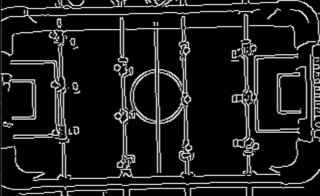
#> input picture vision/Images/TemplateNewCropped360x240.jpg, 320 x 196 px, found by its file name
$ python TableDetection.py --video Images/TemplateNewCropped360x240.jpg
#> lines starting #> are read from the running program, lines starting #| are printed output that depends on the picture
from collections import deque
import numpy as np
import cv2
import imutils
import time
from imutils.video import VideoStream
import argparse

# Initialize the list of argument parsers
ap = argparse.ArgumentParser()
ap.add_argument("-v", "--video", help="path to the (optional) video file")
ap.add_argument("-b", "--buffer", type=int, default=64, help="max buffer size")
args = vars(ap.parse_args())

# Define the lower and upper boundaries of the "green" ball in the HSV color space
greenLower = (29, 86, 6)
greenUpper = (64, 255, 255)
pts = deque(maxlen=args["buffer"])

# Attempt to grab the specific tracker using OpenCV's newer syntax
def create_tracker_by_name(tracker_type):
    if tracker_type == 'KCF':
        tracker = cv2.TrackerKCF_create()
    # You can add more trackers here
    else:
        tracker = None
    return tracker

# Load the template for edge detection (adjust the path as needed)
temp_edges = cv2.imread("/Users/arneshsaha/Desktop/FoozBot/vision/Images/TemplateNewCropped360x240.jpg", cv2.IMREAD_GRAYSCALE)
#> temp_edges: shape (196, 320); min 0, max 244, mean 28.8
assert temp_edges is not None, "Template file could not be read, check the path."
w, h = temp_edges.shape[::-1]
#> w = 320; h = 196

# Initialize video stream or video file
if not args.get("video", False):
    vs = VideoStream(src=0).start()
else:
    vs = cv2.VideoCapture(args["video"])
time.sleep(2.0)

first_detection = True
tracker = None

while True:
    frame = vs.read()
    frame = frame[1] if args.get("video", False) else frame
#> frame is the input picture: shape (196, 320, 3); mean B, G, R 28.7, 28.8, 28.8

    if frame is None:
        break

    frame = imutils.resize(frame, width=600)
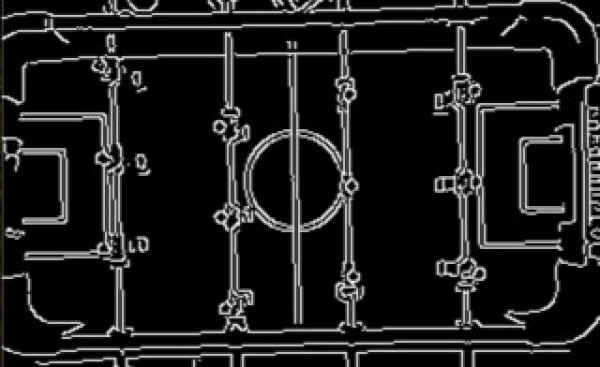
#> frame: shape (367, 600, 3); mean B, G, R 28.7, 28.7, 28.8
    gray_frame = cv2.cvtColor(frame, cv2.COLOR_BGR2GRAY)
    blurred_frame = cv2.GaussianBlur(gray_frame, (7, 7), 0)
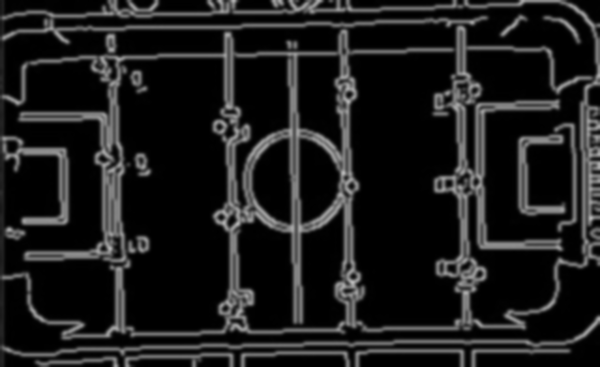
#> blurred_frame: shape (367, 600); min 0, max 186, mean 28.7
    edges_frame = cv2.Canny(blurred_frame, 50, 150)
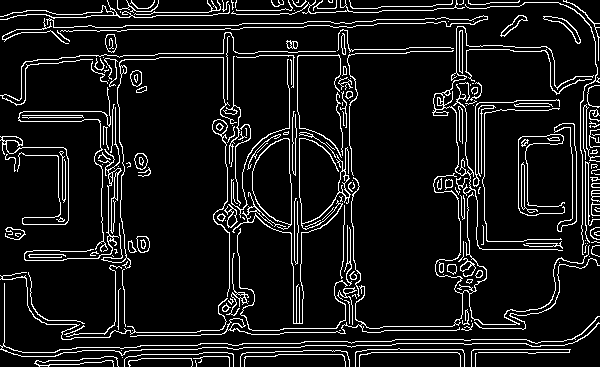
#> edges_frame: shape (367, 600); 9.5% white in thin lines or dots

    if first_detection:
        res = cv2.matchTemplate(edges_frame, temp_edges, cv2.TM_CCOEFF_NORMED)
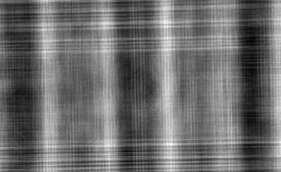
#> res: shape (172, 281) float32; min -0.0679, max 0.0859, mean -0.00219; drawn with min black and max white
        min_val, max_val, min_loc, max_loc = cv2.minMaxLoc(res)
#> min_val = -0.0679; max_val = 0.0859; min_loc = (250, 41); max_loc = (170, 144)
        top_left = max_loc
#> top_left = (170, 144)
        bottom_right = (top_left[0] + w, top_left[1] + h)
#> bottom_right = (490, 340)
        bbox = (top_left[0], top_left[1], w, h)
#> bbox = (170, 144, 320, 196)

        tracker = create_tracker_by_name('KCF')
        if tracker is not None:
            tracker.init(frame, bbox)
            first_detection = False
    else:
        success, bbox = tracker.update(frame)
        if success:
            p1 = (int(bbox[0]), int(bbox[1]))
            p2 = (int(bbox[0] + bbox[2]), int(bbox[1] + bbox[3]))
            cv2.rectangle(frame, p1, p2, (255,0,0), 2, 1)

    # Ball tracking code (remains the same)

    cv2.imshow("Frame", frame)
    key = cv2.waitKey(1) & 0xFF
#> (key q is pressed here)
    if key == ord("q"):
        break

if not args.get("video", False):
    vs.stop()
else:
    vs.release()
cv2.destroyAllWindows()
